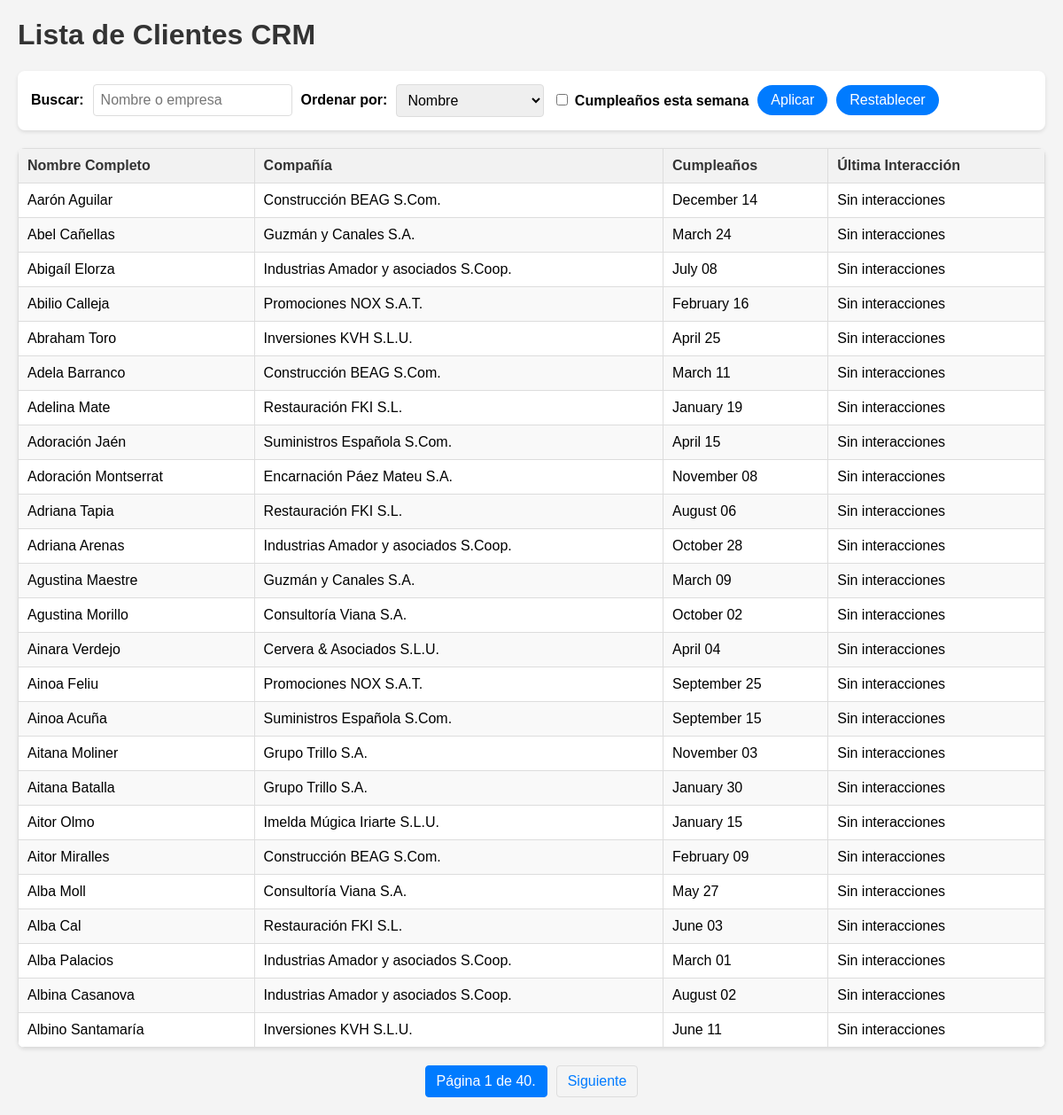
/clientes/, run on the app's committed database.
### generacion/models.py (models this page shows, shortened)
class Customer(models.Model):
    first_name = models.CharField(max_length=100)
    last_name = models.CharField(max_length=100)
    date_of_birth = models.DateField(blank=True, null=True)
    company = models.ForeignKey(Company, on_delete=models.CASCADE, related_name='customers')
    sales_representative = models.ForeignKey(
        settings.AUTH_USER_MODEL,
        on_delete=models.SET_NULL,
        related_name='customers',
        null=True,
        blank=True
    )
    created_at = models.DateTimeField(auto_now_add=True)
    updated_at = models.DateTimeField(auto_now=True)
    def get_full_name(self):
        return f"{self.first_name} {self.last_name}"
    def get_birthday_display(self):
        if self.date_of_birth:
            return self.date_of_birth.strftime("%B %d")
        return "N/A"

class Company(models.Model):
    name = models.CharField(max_length=255, unique=True)
    created_at = models.DateTimeField(auto_now_add=True)
    updated_at = models.DateTimeField(auto_now=True)
    class Meta:
        verbose_name_plural = "Companies"

### generacion/views.py (the view, shortened to what this page needs)
# urls.py: path('clientes/', CustomerListView.as_view(), name='customer_list'),
class CustomerListView(ListView):
    model = Customer
    template_name = 'generacion/customer_list.html'
    context_object_name = 'customers'
    paginate_by = 25
    def get_queryset(self):
        queryset = super().get_queryset().select_related('company', 'sales_representative')
        queryset = queryset.annotate(
            last_interaction_date=Max('interactions__interaction_date')
        )
        latest_interaction_for_customer = Interaction.objects.filter(
            customer=OuterRef('pk')
        ).order_by('-interaction_date', '-pk')
        queryset = queryset.annotate(
            last_interaction_type=Subquery(latest_interaction_for_customer.values('interaction_type')[:1])
        )
        query = self.request.GET.get('q')
        if query:
            queryset = queryset.filter(
                Q(first_name__icontains=query) |
                Q(last_name__icontains=query) |
                Q(company__name__icontains=query)
            )
        birthday_filter = self.request.GET.get('birthday_this_week')
        order_by = self.request.GET.get('order_by', 'first_name')
        if order_by == 'company':
            queryset = queryset.order_by('company__name')
        elif order_by == 'birthday':
            queryset = queryset.annotate(
                birth_month=ExtractMonth('date_of_birth'),
                birth_day=ExtractDay('date_of_birth')
            ).order_by('birth_month', 'birth_day')
        elif order_by == 'last_interaction':
            queryset = queryset.order_by(F('last_interaction_date').desc(nulls_last=True))
        else:
            queryset = queryset.order_by(order_by)
        return queryset
    def get_context_data(self, **kwargs):
        context = super().get_context_data(**kwargs)
        for customer in context['customers']:
            if customer.last_interaction_date:
                time_diff = timezone.now() - customer.last_interaction_date
                if time_diff.days > 0:
                    customer.last_interaction_display = f"{time_diff.days} día{'s' if time_diff.days != 1 else ''} atrás ({customer.last_interaction_type or 'N/A'})"
                elif time_diff.seconds >= 3600:
                    hours = time_diff.seconds // 3600
                    customer.last_interaction_display = f"{hours} hora{'s' if hours != 1 else ''} atrás ({customer.last_interaction_type or 'N/A'})"
                elif time_diff.seconds >= 60:
                    minutes = time_diff.seconds // 60
                    customer.last_interaction_display = f"{minutes} minuto{'s' if minutes != 1 else ''} atrás ({customer.last_interaction_type or 'N/A'})"
                else:
                    customer.last_interaction_display = f"Justo ahora ({customer.last_interaction_type or 'N/A'})"
            else:
                customer.last_interaction_display = "Sin interacciones"
        return context

### generacion/templates/generacion/customer_list.html (shortened to what this page needs)
<!DOCTYPE html>
<html lang="es">
<head>
</head>
<body>
    <h1>Lista de Clientes CRM</h1>
    <div class="controls">
        <form action="" method="get">
            <label for="q">Buscar:</label>
            <input type="text" id="q" name="q" placeholder="Nombre o empresa" value="{{ request.GET.q }}">
            <label for="order_by">Ordenar por:</label>
            <select id="order_by" name="order_by">
                <option value="first_name" {% if request.GET.order_by == 'first_name' %}selected{% endif %}>Nombre</option>
            </select>
            <label>
                <input type="checkbox" name="birthday_this_week" value="true" {% if request.GET.birthday_this_week == 'true' %}checked{% endif %}>
                Cumpleaños esta semana
            </label>
            <button type="submit">Aplicar</button>
            <button type="button" onclick="window.location.href='{% url 'customer_list' %}'">Restablecer</button>
        </form>
    </div>
    <table>
        <thead>
            <tr>
                <th>Nombre Completo</th>
                <th>Compañía</th>
                <th>Cumpleaños</th>
                <th>Última Interacción</th>
            </tr>
        </thead>
        <tbody>
            {% for customer in customers %}
            <tr>
                <td>{{ customer.get_full_name }}</td>
                <td>{{ customer.company.name }}</td>
                <td>{{ customer.get_birthday_display }}</td>
                <td>{{ customer.last_interaction_display }}</td>
            </tr>
            {% empty %}
            <tr>
                <td colspan="4">No se encontraron clientes.</td>
            </tr>
            {% endfor %}
        </tbody>
    </table>
    {% if is_paginated %}
    <div class="pagination">
        <span class="current">
            Página {{ page_obj.number }} de {{ page_obj.paginator.num_pages }}.
        </span>
        {% if page_obj.has_next %}
            <a href="?page={{ page_obj.next_page_number }}">Siguiente</a>
        {% endif %}
    </div>
    {% endif %}
</body>
</html>

### generacion/templates/generacion/customer_list.html (style rules this page uses)
body { font-family: sans-serif; margin: 20px; background-color: #f4f4f4; }
h1 { color: #333; }
.controls { margin-bottom: 20px; background-color: #fff; padding: 15px; border-radius: 8px; box-shadow: 0 2px 4px rgba(0,0,0,0.1); display: flex; flex-wrap: wrap; gap: 10px; }
.controls form { display: flex; gap: 10px; align-items: center; }
.controls label { font-weight: bold; }
.controls input[type="text"], .controls select { padding: 8px; border: 1px solid #ddd; border-radius: 4px; font-size: 1em; }
.controls button { padding: 8px 15px; background-color: #007bff; color: white; border: none; border-radius: 44px; cursor: pointer; font-size: 1em; transition: background-color 0.2s; }
table { width: 100%; border-collapse: collapse; background-color: #fff; box-shadow: 0 2px 4px rgba(0,0,0,0.1); border-radius: 8px; overflow: hidden; }
th, td { border: 1px solid #ddd; padding: 10px; text-align: left; }
th { background-color: #f2f2f2; color: #333; font-weight: bold; }
tr:nth-child(even) { background-color: #f9f9f9; }
a { color: #007bff; text-decoration: none; }
.pagination { margin-top: 20px; display: flex; justify-content: center; gap: 10px; }
.pagination a, .pagination span { padding: 8px 12px; border: 1px solid #ddd; border-radius: 4px; text-decoration: none; color: #007bff; }
.pagination span.current { background-color: #007bff; color: white; border-color: #007bff; }

### data on the page
Customer: get_full_name "Aarón Aguilar", company.name "Construcción BEAG S.Com.", birthday "December 14", last_interaction_display "Sin interacciones"
Customer: get_full_name "Abel Cañellas", company.name "Guzmán y Canales S.A.", birthday "March 24", last_interaction_display "Sin interacciones"
Customer: get_full_name "Abigaíl Elorza", company.name "Industrias Amador y asociados S.Coop.", birthday "July 08", last_interaction_display "Sin interacciones"
Customer: get_full_name "Abilio Calleja", company.name "Promociones NOX S.A.T.", birthday "February 16", last_interaction_display "Sin interacciones"
Customer: get_full_name "Abraham Toro", company.name "Inversiones KVH S.L.U.", birthday "April 25", last_interaction_display "Sin interacciones"
Customer: get_full_name "Adela Barranco", company.name "Construcción BEAG S.Com.", birthday "March 11", last_interaction_display "Sin interacciones"
Customer: get_full_name "Adelina Mate", company.name "Restauración FKI S.L.", birthday "January 19", last_interaction_display "Sin interacciones"
Customer: get_full_name "Adoración Jaén", company.name "Suministros Española S.Com.", birthday "April 15", last_interaction_display "Sin interacciones"
Customer: get_full_name "Adoración Montserrat", company.name "Encarnación Páez Mateu S.A.", birthday "November 08", last_interaction_display "Sin interacciones"
Customer: get_full_name "Adriana Tapia", company.name "Restauración FKI S.L.", birthday "August 06", last_interaction_display "Sin interacciones"
Customer: get_full_name "Adriana Arenas", company.name "Industrias Amador y asociados S.Coop.", birthday "October 28", last_interaction_display "Sin interacciones"
Customer: get_full_name "Agustina Maestre", company.name "Guzmán y Canales S.A.", birthday "March 09", last_interaction_display "Sin interacciones"
Customer: get_full_name "Agustina Morillo", company.name "Consultoría Viana S.A.", birthday "October 02", last_interaction_display "Sin interacciones"
Customer: get_full_name "Ainara Verdejo", company.name "Cervera & Asociados S.L.U.", birthday "April 04", last_interaction_display "Sin interacciones"
Customer: get_full_name "Ainoa Feliu", company.name "Promociones NOX S.A.T.", birthday "September 25", last_interaction_display "Sin interacciones"
Customer: get_full_name "Ainoa Acuña", company.name "Suministros Española S.Com.", birthday "September 15", last_interaction_display "Sin interacciones"
Customer: get_full_name "Aitana Moliner", company.name "Grupo Trillo S.A.", birthday "November 03", last_interaction_display "Sin interacciones"
Customer: get_full_name "Aitana Batalla", company.name "Grupo Trillo S.A.", birthday "January 30", last_interaction_display "Sin interacciones"
Customer: get_full_name "Aitor Olmo", company.name "Imelda Múgica Iriarte S.L.U.", birthday "January 15", last_interaction_display "Sin interacciones"
Customer: get_full_name "Aitor Miralles", company.name "Construcción BEAG S.Com.", birthday "February 09", last_interaction_display "Sin interacciones"
Customer: get_full_name "Alba Moll", company.name "Consultoría Viana S.A.", birthday "May 27", last_interaction_display "Sin interacciones"
Customer: get_full_name "Alba Cal", company.name "Restauración FKI S.L.", birthday "June 03", last_interaction_display "Sin interacciones"
Customer: get_full_name "Alba Palacios", company.name "Industrias Amador y asociados S.Coop.", birthday "March 01", last_interaction_display "Sin interacciones"
Customer: get_full_name "Albina Casanova", company.name "Industrias Amador y asociados S.Coop.", birthday "August 02", last_interaction_display "Sin interacciones"
Customer: get_full_name "Albino Santamaría", company.name "Inversiones KVH S.L.U.", birthday "June 11", last_interaction_display "Sin interacciones"

### other printed values
{{ page_obj.number }} "1"
{{ page_obj.paginator.num_pages }} "40"
